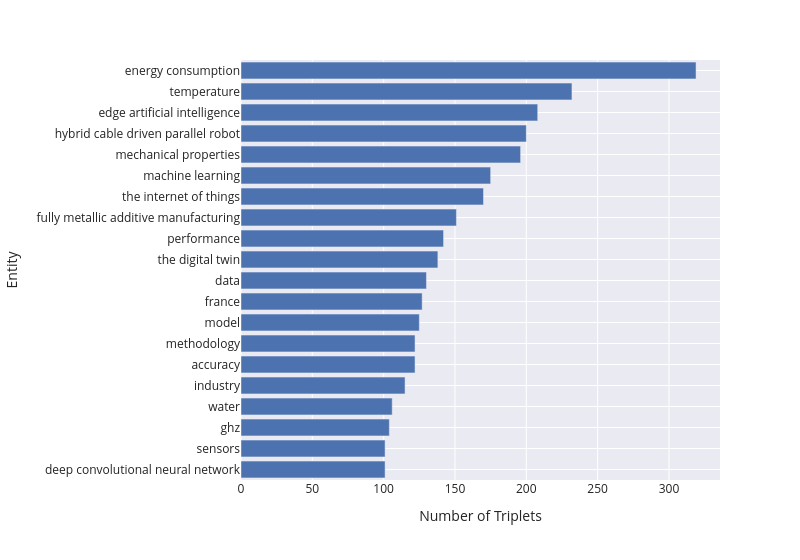

Write notebook code for a chart like this one.
### Markdown cell above
- Most frequent entities

### Code cell
fig = px.bar(
    data_frame = node_level['degree'].sort_values(ascending = False).reset_index()[:20][::-1],
    y = "entity",
    x = "degree",
    width = 800,
)

fig.update_layout(xaxis_title = "Number of Triplets", yaxis_title = "Entity")
save_fig(fig, 'top_10_most_frequent_entities.pdf')
show(fig)

### Figure 1 — Plotly figure (JSON) as saved in the notebook; plotly's stock layout.template omitted (floating-point values rounded to 4 significant figures)
{"data": [{"hovertemplate": "degree=%{x}<br>entity=%{y}<extra></extra>", "legendgroup": "", "marker": {"color": "rgb(76,114,176)", "pattern": {"shape": ""}}, "name": "", "orientation": "h", "showlegend": false, "textposition": "auto", "type": "bar", "x": [101, 101, 104, 106, 115, 122, 122, 125, 127, 130, 138, 142, 151, 170, 175, 196, 200, 208, 232, 319], "xaxis": "x", "y": ["deep convolutional neural network", "sensors", "ghz", "water", "industry", "accuracy", "methodology", "model", "france", "data", "the digital twin", "performance", "fully metallic additive manufacturing", "the internet of things", "machine learning", "mechanical properties", "hybrid cable driven parallel robot", "edge artificial intelligence", "temperature", "energy consumption"], "yaxis": "y"}], "layout": {"barmode": "relative", "font": {"size": 12}, "legend": {"tracegroupgap": 0}, "margin": {"t": 60}, "width": 800, "xaxis": {"anchor": "y", "domain": [0, 1], "title": {"text": "Number of Triplets"}}, "yaxis": {"anchor": "x", "domain": [0, 1], "title": {"text": "Entity"}}}}
